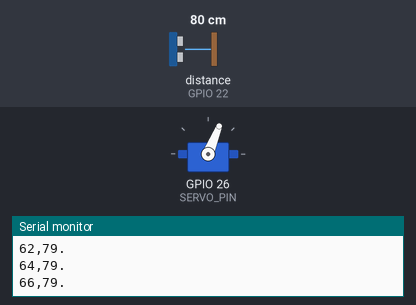
Simulated run of this sketch. Board: ESP32. Shown: servo, the last lines printed to the serial monitor. Wiring (inferred from the names in the program): ultrasonic range finder: trigger GPIO 23; echo GPIO 22. The inputs (shaded band) are chosen by the test bench; at power-on: distance to the obstacle (sensor on GPIO 22) 80 cm. The echo pulse lasts 58.3 µs per cm.

Above: at 2.2 s.
2.3 s: distance to the obstacle (sensor on GPIO 22) set to 250 cm
At 4.73 s:
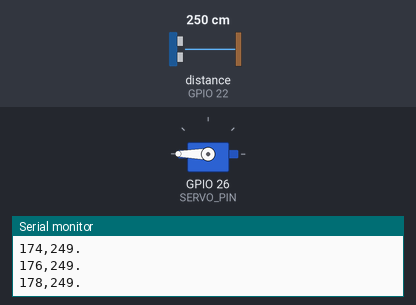
5.3 s: distance to the obstacle (sensor on GPIO 22) set to 2 cm
At 7.85 s:
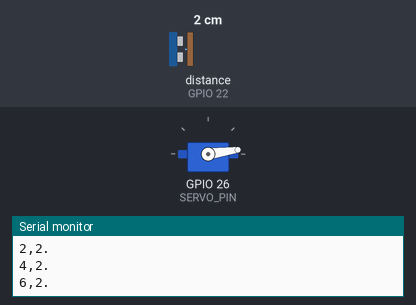
Timing chart, 0 to 14.3 s (numbered marks = the images above; inputs shaded):
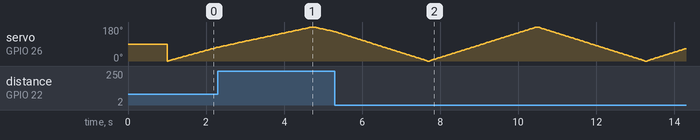

The sketch:

ESP32-radar.ino
```cpp
#include <ESP32Servo.h>  // Make sure you have this library installed (by Gianluca Vivani)

#define TRIG_PIN 23
#define ECHO_PIN 22
#define SERVO_PIN 26   // Change if you use a different pin

Servo radarServo;

void setup() {
  Serial.begin(115200);

  pinMode(TRIG_PIN, OUTPUT);
  pinMode(ECHO_PIN, INPUT);

  // Servo setup for ESP32
  ESP32PWM::allocateTimer(0);
  radarServo.setPeriodHertz(50);    // Standard 50 Hz servo
  radarServo.attach(SERVO_PIN, 500, 2400);  // 500-2400 μs pulse range

  // Start centered
  radarServo.write(90);
  delay(1000);
}

int getDistance() {
  digitalWrite(TRIG_PIN, LOW);
  delayMicroseconds(2);
  digitalWrite(TRIG_PIN, HIGH);
  delayMicroseconds(10);
  digitalWrite(TRIG_PIN, LOW);

  long duration = pulseIn(ECHO_PIN, HIGH, 30000);  // Timeout ~400 cm max

  if (duration == 0) {
    return 0;  // No echo received
  }

  int distance = duration * 0.0343 / 2;  // Convert to cm (integer)

  if (distance < 2 || distance > 400) {
    return 0;  // Out of valid range
  }

  return distance;
}

void loop() {
  // Sweep from left (15°) to right (165°)
  for (int angle = 0; angle <= 180; angle += 2) {  // Step by 2° for smooth scan
    radarServo.write(angle);
    delay(30);  // Wait for servo to reach position

    int distance = getDistance();

    // Send: angle,distance.
    Serial.print(angle);
    Serial.print(",");
    Serial.print(distance);
    Serial.println(".");  // The dot is critical for Processing
  }

  // Sweep back from right to left
  for (int angle = 180; angle >= 0; angle -= 2) {
    radarServo.write(angle);
    delay(30);

    int distance = getDistance();

    Serial.print(angle);
    Serial.print(",");
    Serial.print(distance);
    Serial.println(".");
  }
}
```
